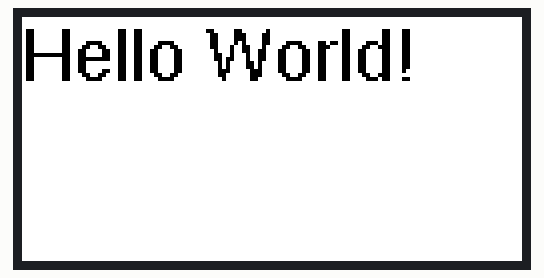
Simulated run of this sketch. Board: ESP8266 (NodeMCU). On the bench: 250×122 colour display.

Above: at 15.1 s.

The sketch:

PaginatedHelloWorld.ino
```cpp
// Include the GxEPD2 libraries
#include <GxEPD2_4C.h>

// Include font for the text
#include <Fonts/FreeSans9pt7b.h>

// Pin definitions for Seeed Studio adapter board
const int EINK_BUSY = D5;   // D5
const int EINK_RST  = D0;   // D0
const int EINK_DC   = D3;   // D3
const int EINK_CS   = D1;   // D1
const int EINK_SCK  = D8;   // D8 (SCK)
const int EINK_MOSI = D10;  // D10 (MOSI)

// Create display object with HEIGHT/2
GxEPD2_4C<GxEPD2_213c_GDEY0213F51, GxEPD2_213c_GDEY0213F51::HEIGHT/2> display(GxEPD2_213c_GDEY0213F51(EINK_CS, EINK_DC, EINK_RST, EINK_BUSY));

void setup()
{
  // Initialize the ePaper display
  display.init(115200);
  display.setFullWindow();
  display.fillScreen(GxEPD_WHITE);
  display.setRotation(1);

  // Initialize text parameters
  display.setTextColor(GxEPD_BLACK);
  display.setTextSize(2);
  display.setFont(&FreeSans9pt7b);

  // Start the pagination cycle
  display.firstPage();
  do
  {
    // Print text
    display.setCursor(0, 30);
    display.print("Hello World!");

  }
  while (display.nextPage());  // Repeat while there are pages left
}

void loop() {
  // Does nothing
}
```
